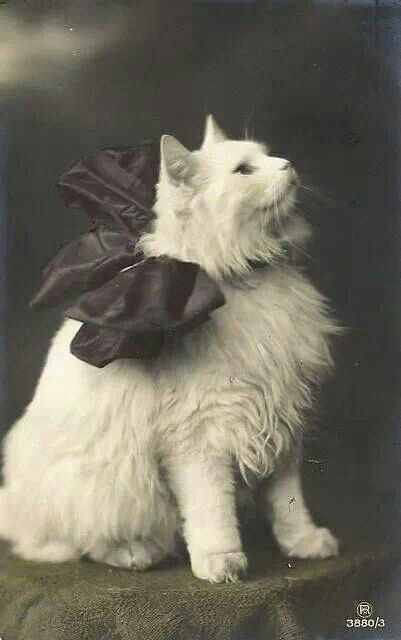
#> input picture lab_2/1.jpg, 401 x 640 px
$ jupyter execute MMROKZ_lab_2_Denysenko.ipynb
#> lines starting #> are read from the running program, lines starting #| are printed output that depends on the picture
# Лабораторна робота № 2
## Виконала Денисенко Анастасія, ФІ-21

[cell 1]
import cv2
import numpy as np
import matplotlib.pyplot as plt

### Зчитування зображень і переведення в RGB

[cell 2]
im1 = cv2.imread("1.jpg")
#> im1 is the input picture: shape (640, 401, 3); mean B, G, R 94.5, 108.1, 111.1
im1 = cv2.cvtColor(im1, cv2.COLOR_BGR2RGB)
im2 = cv2.imread("2.jpg")
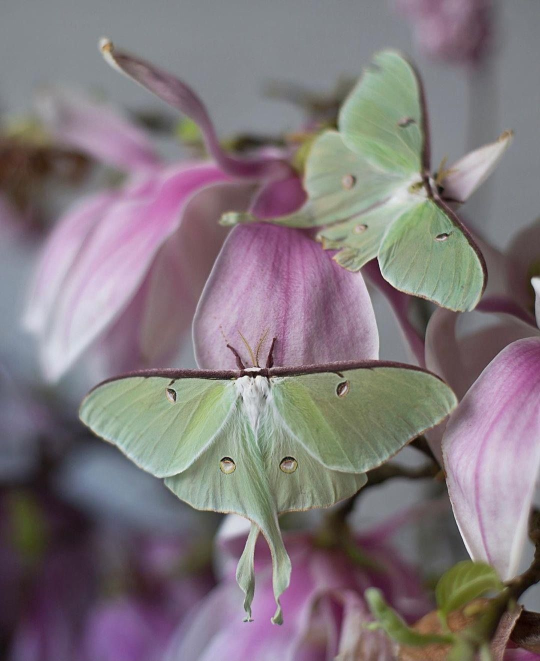
#> input picture lab_2/2.jpg, 1080 x 1321 px (shown at 1/2 size)
#> im2 is the input picture: shape (1321, 1080, 3); mean B, G, R 124.2, 120.1, 129.4
im2 = cv2.cvtColor(im2, cv2.COLOR_BGR2RGB)
im3 = cv2.imread("3.jpg")
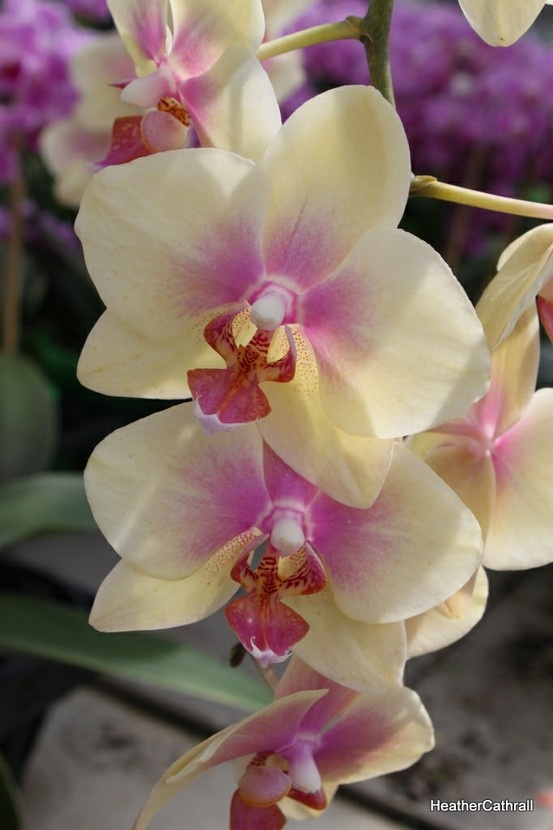
#> input picture lab_2/3.jpg, 553 x 830 px
#> im3 is the input picture: shape (830, 553, 3); mean B, G, R 100.8, 110.6, 131.8
im3 = cv2.cvtColor(im3, cv2.COLOR_BGR2RGB)
im4 = cv2.imread("4.jpg")
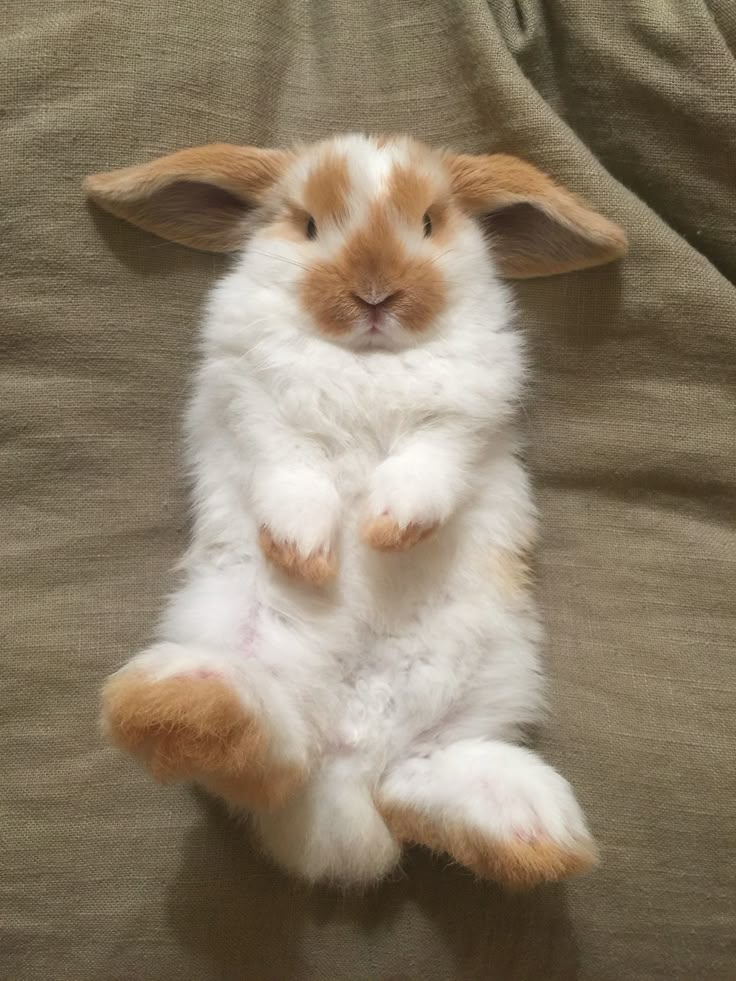
#> input picture lab_2/4.jpg, 736 x 981 px
#> im4 is the input picture: shape (981, 736, 3); mean B, G, R 103.9, 124.3, 138.2
im4 = cv2.cvtColor(im4, cv2.COLOR_BGR2RGB)

### Відображення зображень

[cell 3]
plt.figure(figsize=(7, 7))

plt.subplot(221)
plt.imshow(im1)
plt.axis("off")

plt.subplot(222)
plt.imshow(im2)
plt.axis("off")

plt.subplot(223)
plt.imshow(im3)
plt.axis("off")

plt.subplot(224)
plt.imshow(im4)
plt.axis("off")

plt.tight_layout()
plt.show()
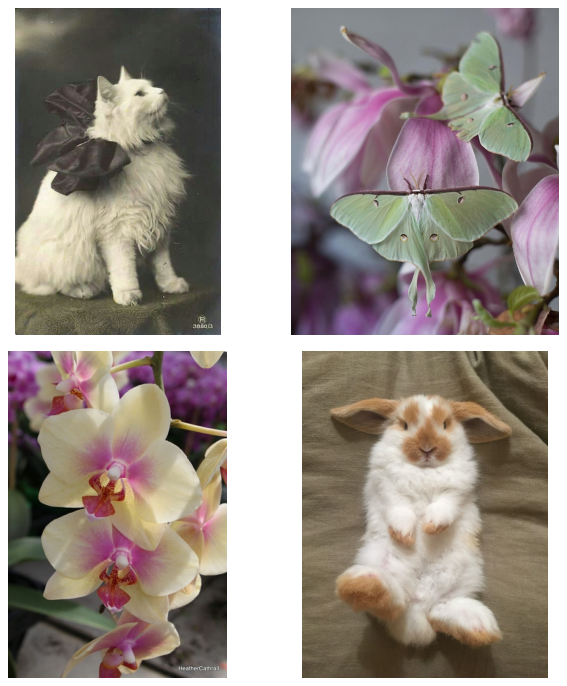
#> figure drawn by matplotlib, 4 panels

## White patch

[cell 4]
def white_patch(im, percentile = 90):
    # Відсоток пікселів, що вважатимуться білими
    white = np.percentile(im, percentile, axis=(0, 1))
    # Нормалізація
    output = im / white
    # Повернення в границі
    np.clip(output, 0, 1, out=output)
    return output

## Gray world

[cell 5]
def gray_world(im):
    # Відношення середнього за яскравістю пікселя на зображенні
    # до середнього за яскравістю пікселя в каналі
    coeff = im.mean() / im.mean(axis = (0, 1))
    # Масштабування
    output = im * coeff
    # Повернення в границі
    output = np.clip(output, 0, 255)
    # Переведення в цілочисельний формат
    output = output.astype(int)
    return output

## Scale by max

[cell 6]
def scale_by_max(im):
    # Знаходження найбільшого за яскравістю пікселя на зображенні
    max_vals = im.max(axis=(0, 1))
    # Масштабування
    output = im / max_vals * 255
    # Повернення в границі
    output = np.clip(output, 0, 255)
    return output.astype(int)

### Відображення зображень з порівняннями

[cell 7]
def plot_comparison(images):

    fig, axes = plt.subplots(4, 4, figsize=(16, 16))

    for i, im in enumerate(images):

        # Original
        axes[i, 0].imshow(im)
        axes[i, 0].set_title(f"Original {i+1}")
        axes[i, 0].axis("off")

        # White patch
        axes[i, 1].imshow(white_patch(im))
        axes[i, 1].set_title(f"White patch {i+1}")
        axes[i, 1].axis("off")

        # Gray world
        axes[i, 2].imshow(gray_world(im))
        axes[i, 2].set_title(f"Gray world {i+1}")
        axes[i, 2].axis("off")

        # Scale by max
        axes[i, 3].imshow(scale_by_max(im))
        axes[i, 3].set_title(f"Scale by max {i+1}")
        axes[i, 3].axis("off")
#> this loop made 4 passes
#> (white in white_patch, coeff in gray_world, max_vals in scale_by_max) on passes 1 to 4: ([221, 211, 183], [0.941, 0.967, 1.11], [255, 255, 246]), ([186, 177, 186], [0.962, 1.04, 1], [255, 254, 255]), ([199, 182, 158], [0.868, 1.03, 1.14], [255, 255, 255]), ([215, 207, 198], [0.883, 0.983, 1.18], [254, 251, 246])
#> pass 1, in white_patch, `output = im / white`:
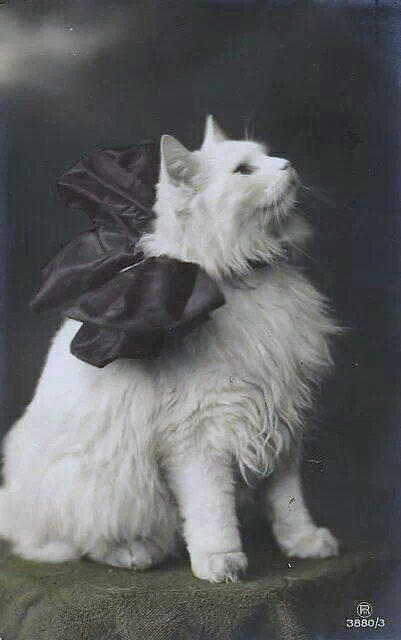
#> output: shape (640, 401, 3) float64; mean R, G, B 0.503, 0.513, 0.516; drawn with min black and max white

    fig.suptitle("Images with applied functions\n", fontsize=20)
    plt.tight_layout()
    plt.show()
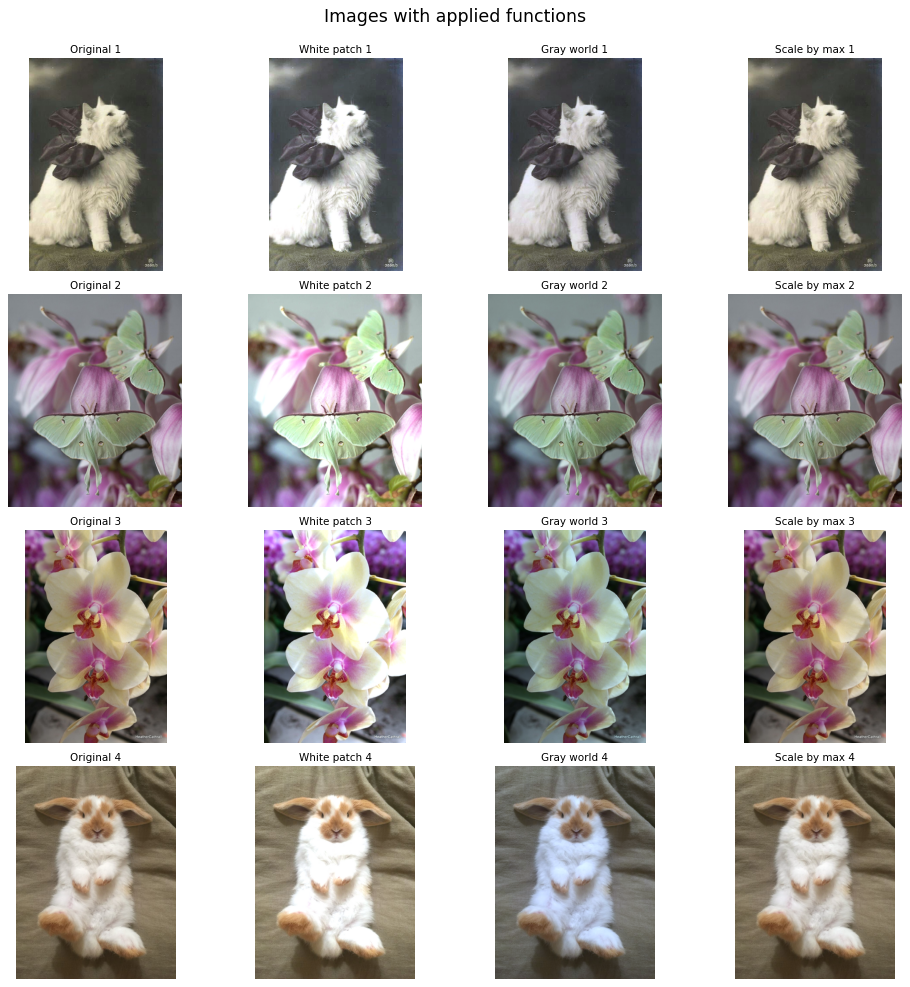
#> figure drawn by matplotlib, 16 panels
